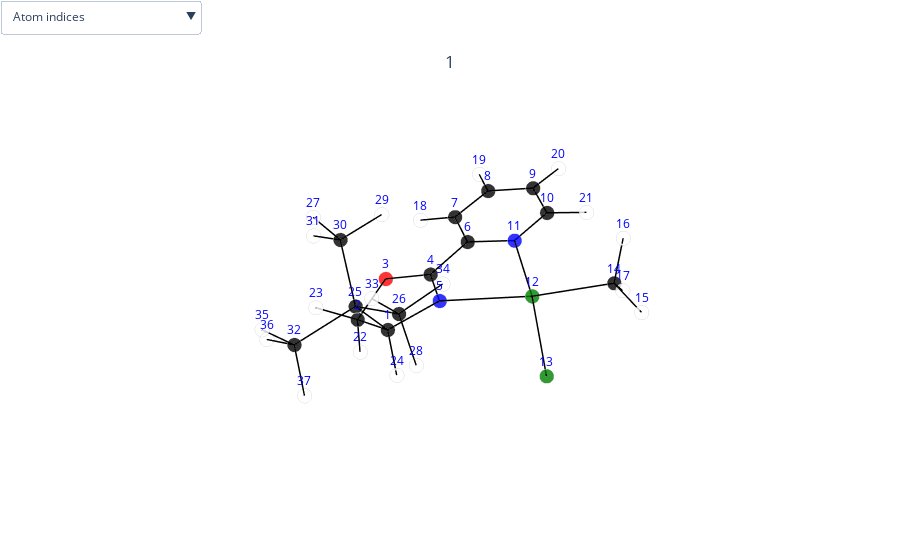
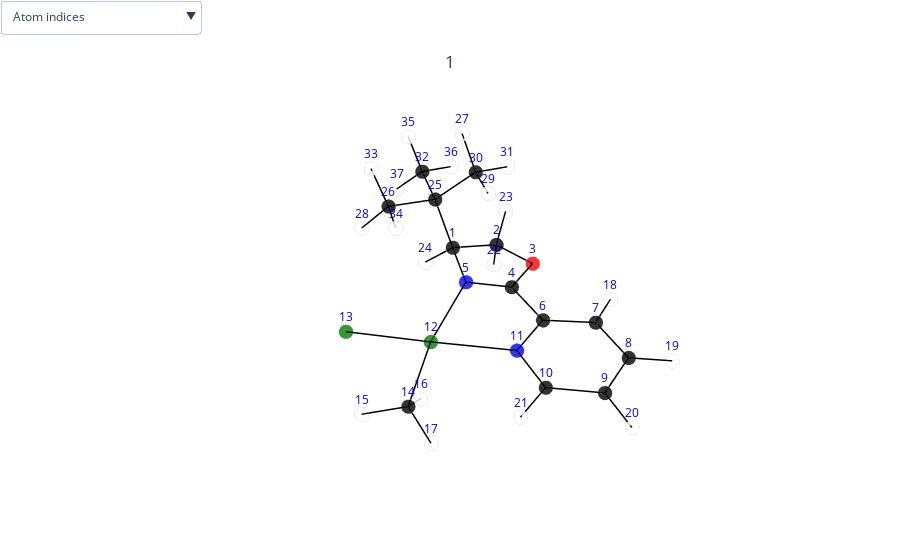

The notebook cell saved with these charts, in order:
### Code cell
df= mols.molecules[0].xyz_df
show_single_molecule(1,df)
ts=data_extractor.preform_coordination_transformation(df,[2,3,4])
show_single_molecule(1,ts)
